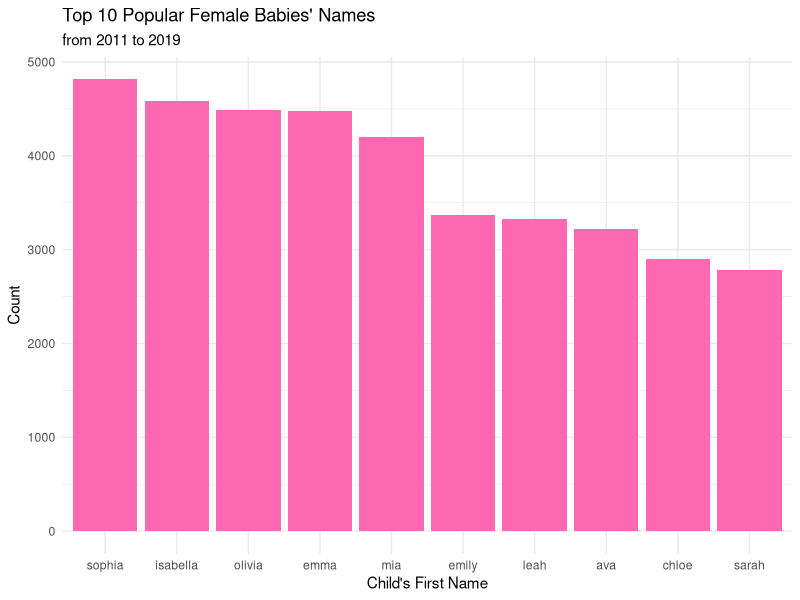
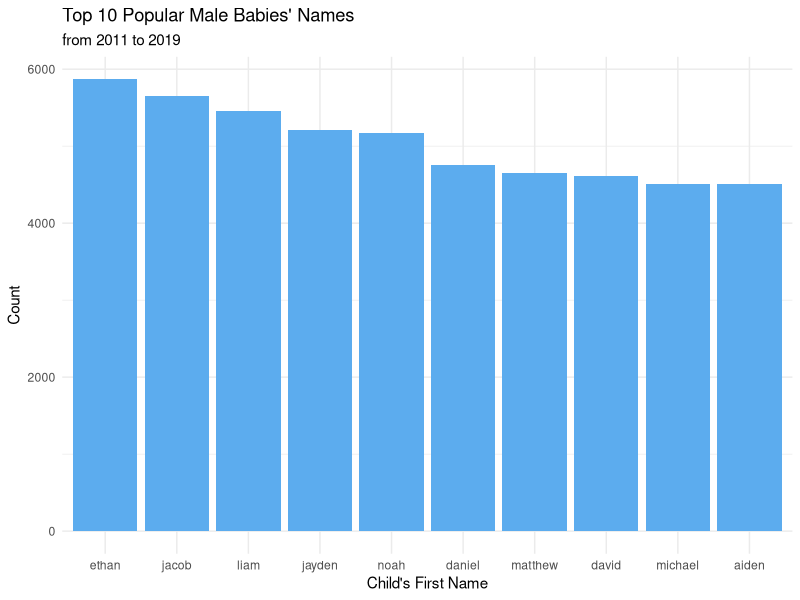
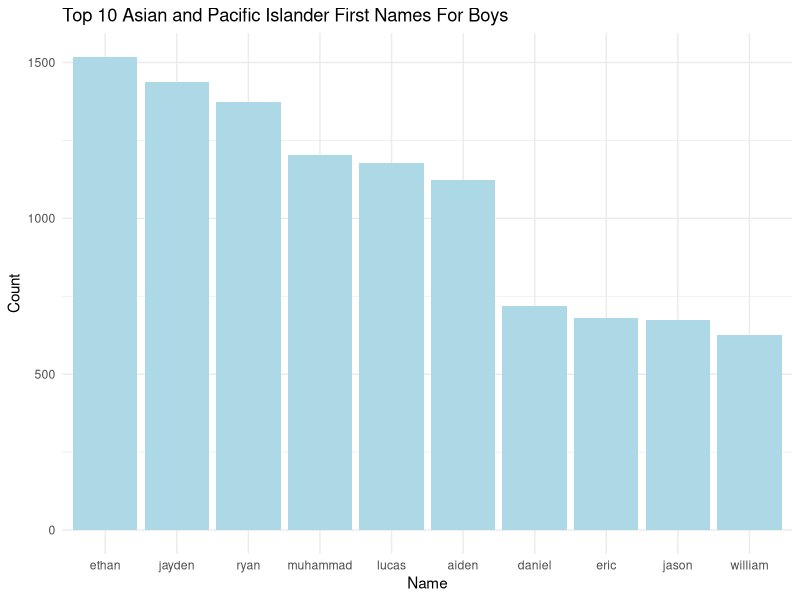
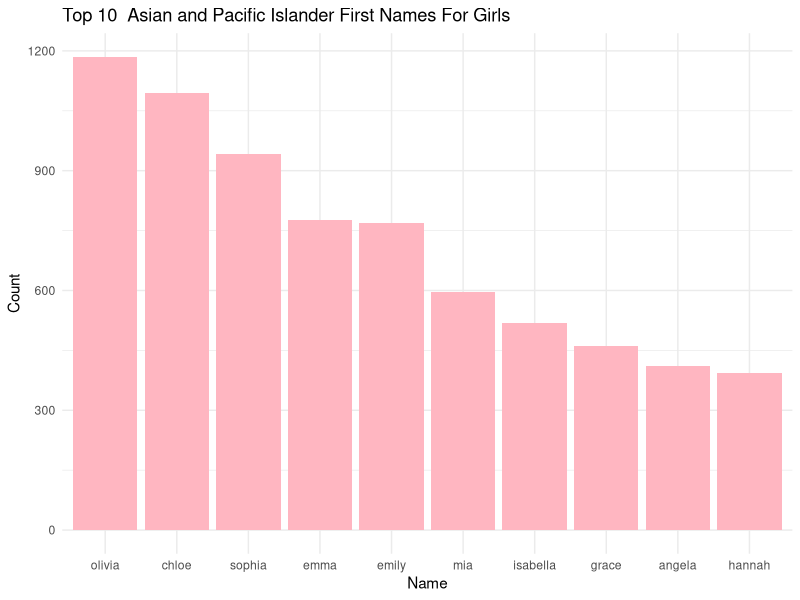
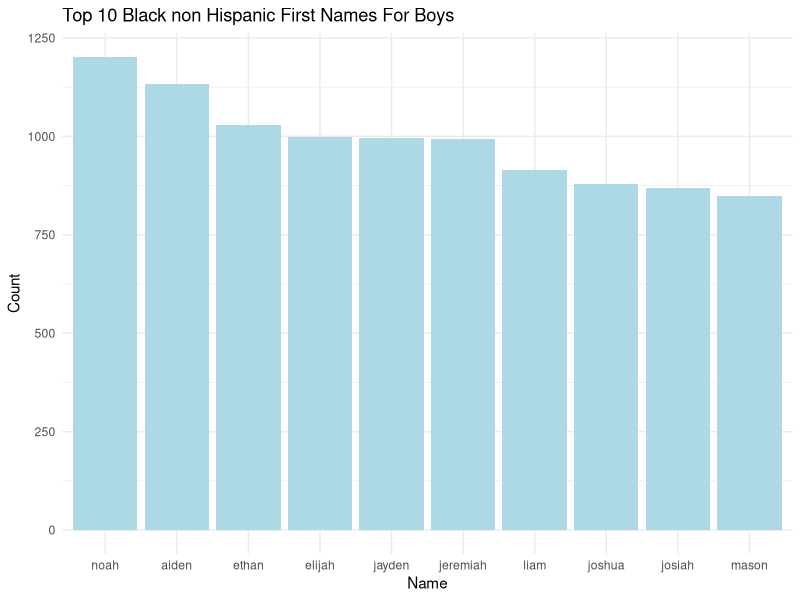
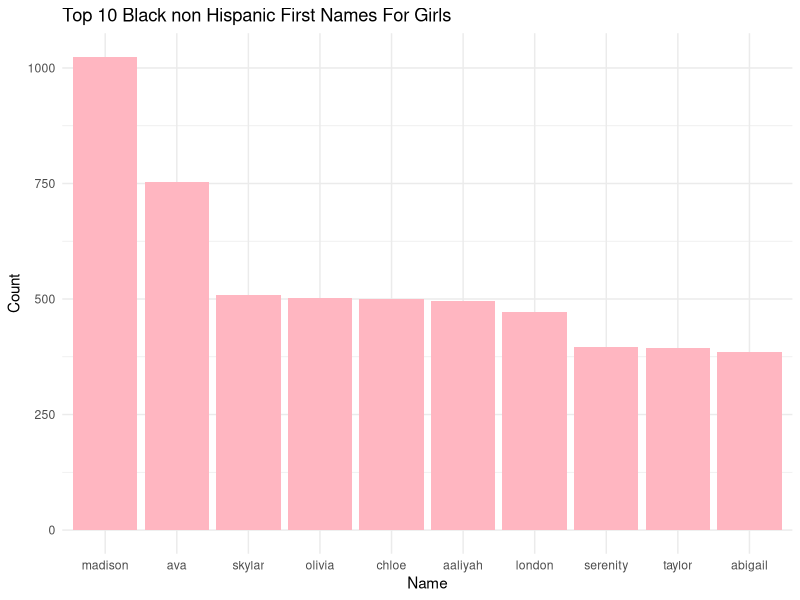
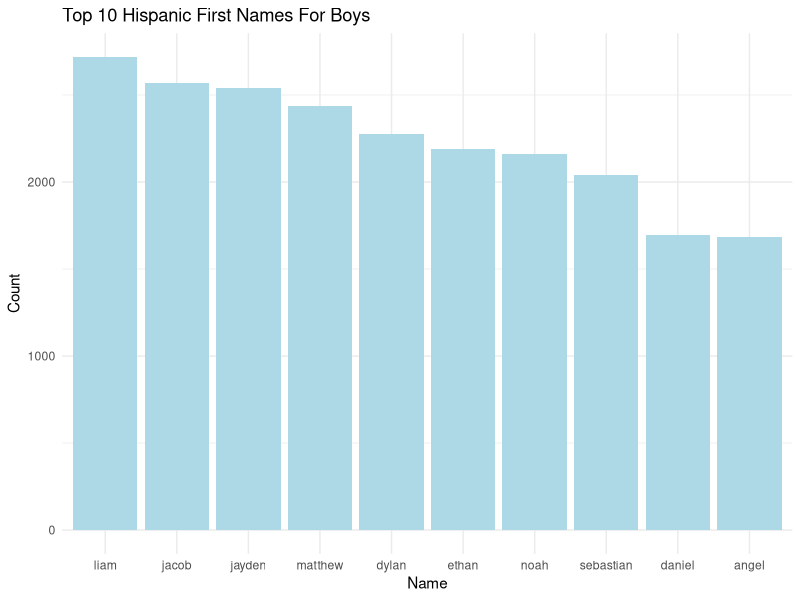
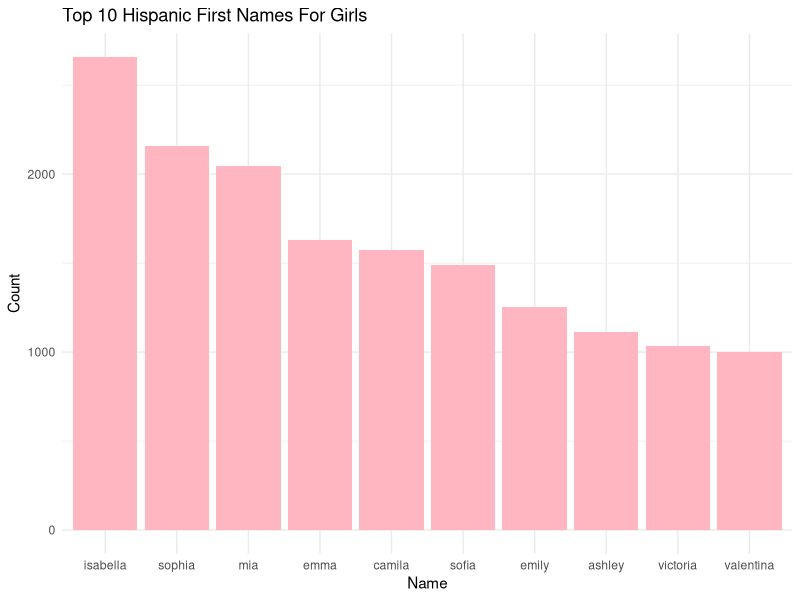

Here is the R script that generated these plots, in order:
## ---- chunk 1
BabyNames <- read.csv("Popular_Baby_Names.csv")
#colnames(BabyNames)
#str(BabyNames)


sum(is.na(BabyNames)) # check missing values; no missing values

library(dplyr)
# distinct this dataset; remove the repeated rows based on X element 


BabyNames$Child.s.First.Name <- tolower(BabyNames$Child.s.First.Name)

# Using unique function to get 
babynames<- unique(BabyNames) # remove the repeated rows; 

# combine the ethnic groups b/c they have the same meaning
modified_data <- babynames %>% mutate(Ethnicity = recode(Ethnicity, "BLACK NON HISP" = "BLACK NON HISPANIC" ,
                                                      "ASIAN AND PACI" = "ASIAN AND PACIFIC ISLANDER",
                                                      "WHITE NON HISP" = "WHITE NON HISPANIC" )) 

# check the result; there are total 4 levels in the ethnic groups
#M_data1 <- modified_data %>% group_by(Ethnicity) %>% count()
#M_data2 <- modified_data %>% group_by(Ethnicity, Gender) %>% count()
## ---- chunk 2
#| echo: false

# select top 10 female's names
vf_data <- modified_data %>% 
  filter(Gender == "FEMALE") %>% 
  group_by(Child.s.First.Name, Gender) %>% 
  summarise(freq = sum (Count),  .groups = "drop") %>% 
  arrange(desc(freq)) %>% head(10)

# select top 10 male's names
vm_data <- modified_data %>% 
  filter(Gender == "MALE") %>% 
  group_by(Child.s.First.Name, Gender) %>%
  summarise(freq = sum(Count), .groups = "drop") %>% 
  arrange(desc(freq)) %>% 
  head(10)
## ---- chunk 3
#| label: fig-genders1
#| fig-width: 8
#| fig-height: 4 # Change the figure dimensions using fig-width/height
#| out-width: 80% # This changes the size of the figure as rendered in the text. 
#| fig-cap: "This figure shows the top 10 first names for males and females."
#| echo: false

library(ggplot2)

vf_data$Child.s.First.Name <-factor(vf_data$Child.s.First.Name, levels = vf_data$Child.s.First.Name) 

ggplot(data=vf_data, aes(x= Child.s.First.Name, y=freq)) +
  geom_bar(stat="identity", fill = 'hotpink') +
  theme(axis.text.x = element_text(angle =45, hjust = 1)) +
  labs(title = "Top 10 Popular Female Babies' Names", 
       subtitle = "from 2011 to 2019", 
       x = "Child's First Name", 
       y = "Count") + 
    theme_minimal()

vm_data$Child.s.First.Name <-factor(vm_data$Child.s.First.Name, levels = vm_data$Child.s.First.Name) 

ggplot(data=vm_data, aes(x= Child.s.First.Name, y=freq)) +
  geom_bar(stat="identity", fill = 'steelblue2') +
  theme(axis.text.x = element_text(angle =45, hjust = 1)) +
  labs(title = "Top 10 Popular Male Babies' Names", 
       subtitle = "from 2011 to 2019", 
       x = "Child's First Name", 
       y = "Count") + 
    theme_minimal()
## ---- chunk 4
#| echo: false

# top 10 names in ethnic group of API between Males and Females
em1_data <- modified_data %>% select('Ethnicity', 'Gender' , 'Child.s.First.Name', 'Count') %>% filter(Ethnicity == "ASIAN AND PACIFIC ISLANDER" & Gender == "MALE") %>% group_by(Child.s.First.Name) %>% summarise(freqM_API = sum(Count), .groups = "drop") %>% arrange(desc(freqM_API)) %>% head(n=10)

ef1_data <- modified_data %>% select('Ethnicity', 'Gender' , 'Child.s.First.Name', 'Count') %>% filter(Ethnicity == "ASIAN AND PACIFIC ISLANDER", Gender == "FEMALE") %>% group_by(Child.s.First.Name) %>% summarise(freqF_API = sum(Count)) %>% arrange(desc(freqF_API)) %>% slice_head(n=10)


# top 10 names in ethnic group of BNH between Males and Females
em2_data <- modified_data %>% select('Ethnicity', 'Gender' , 'Child.s.First.Name', 'Count') %>% filter(Ethnicity == "BLACK NON HISPANIC", Gender == "MALE") %>% group_by(Child.s.First.Name) %>% summarise(freqM_BNH = sum(Count)) %>% arrange(desc(freqM_BNH)) %>% slice_head(n=10)

ef2_data <- modified_data %>% select('Ethnicity', 'Gender' , 'Child.s.First.Name', 'Count') %>% filter(Ethnicity == "BLACK NON HISPANIC", Gender == "FEMALE") %>% group_by(Child.s.First.Name) %>% summarise(freqF_BNH = sum(Count)) %>% arrange(desc(freqF_BNH)) %>% slice_head(n=10)

# top 10 names in ethnic group of H between Males and Females
em3_data <- modified_data %>% select('Ethnicity', 'Gender' , 'Child.s.First.Name', 'Count') %>% filter(Ethnicity == "HISPANIC", Gender == "MALE") %>% group_by(Child.s.First.Name) %>% summarise(freqM_H = sum(Count)) %>% arrange(desc(freqM_H)) %>% slice_head(n=10)

ef3_data <- modified_data %>% select('Ethnicity', 'Gender' , 'Child.s.First.Name', 'Count') %>% filter(Ethnicity == "HISPANIC", Gender == "FEMALE") %>% group_by(Child.s.First.Name) %>% summarise(freqF_H = sum(Count)) %>% arrange(desc(freqF_H)) %>% slice_head(n=10)

# top 10 names in ethnic group of WNH between Males and Females
em4_data <- modified_data %>% select('Ethnicity', 'Gender' , 'Child.s.First.Name', 'Count') %>% filter(Ethnicity == "WHITE NON HISPANIC", Gender == "MALE") %>% group_by(Child.s.First.Name) %>% summarise(freqM_WNH = sum(Count)) %>% arrange(desc(freqM_WNH)) %>% slice_head(n=10)

ef4_data <- modified_data %>% select('Ethnicity', 'Gender' , 'Child.s.First.Name', 'Count') %>% filter(Ethnicity == "WHITE NON HISPANIC", Gender == "FEMALE") %>% group_by(Child.s.First.Name) %>% summarise(freqF_WNH = sum(Count)) %>% arrange(desc(freqF_WNH)) %>% slice_head(n=10)

## ---- chunk 5
#| label: fig-genders2
#| fig-width: 8
#| fig-height: 4 # Change the figure dimensions using fig-width/height
#| out-width: 80% # This changes the size of the figure as rendered in the text. 
#| fig-cap: "This figure shows top 10 popular Asian and Pacific Islander boys names"
#| echo: false


# display in ordered by count
em1_data$Child.s.First.Name <-factor(em1_data$Child.s.First.Name, levels = em1_data$Child.s.First.Name) 

ggplot(data = em1_data, aes(x = Child.s.First.Name, y = freqM_API)) + 
  geom_bar(stat = "identity", fill = 'lightblue') +  
  theme(axis.text.x = element_text(angle = 45, hjust = 1)) + 
  labs(title = "Top 10 Asian and Pacific Islander First Names For Boys",
       x = "Name",
       y = "Count") + 
      theme_minimal()
## ---- chunk 6
#| label: fig-genders3
#| fig-width: 8
#| fig-height: 4 # Change the figure dimensions using fig-width/height
#| out-width: 80% # This changes the size of the figure as rendered in the text. 
#| fig-cap: "This figure shows top 10 popular Asian and Pacific Islander girls names"
#| echo: false


# display in ordered by count
ef1_data$Child.s.First.Name <-factor(ef1_data$Child.s.First.Name, levels = ef1_data$Child.s.First.Name) 

ggplot(data = ef1_data, aes(x = Child.s.First.Name, y = freqF_API)) + 
  geom_bar(stat = "identity", fill = 'lightpink') +  
  theme(axis.text.x = element_text(angle = 45, hjust = 1)) + 
  labs(title = "Top 10  Asian and Pacific Islander First Names For Girls",
       x = "Name",
       y = "Count") + 
      theme_minimal()
## ---- chunk 7
#| label: fig-genders4
#| fig-width: 8
#| fig-height: 4 # Change the figure dimensions using fig-width/height
#| out-width: 80% # This changes the size of the figure as rendered in the text. 
#| fig-cap: "This figure shows top 10 popular Black non Hispanic boys names"
#| echo: false


# display in ordered by count
em2_data$Child.s.First.Name <-factor(em2_data$Child.s.First.Name, levels = em2_data$Child.s.First.Name) 

ggplot(data = em2_data, aes(x = Child.s.First.Name, y = freqM_BNH)) + 
  geom_bar(stat = "identity", fill = 'lightblue') +  
  theme(axis.text.x = element_text(angle = 45, hjust = 1)) + 
  labs(title = "Top 10 Black non Hispanic First Names For Boys",
       x = "Name",
       y = "Count") + 
      theme_minimal()
## ---- chunk 8
#| label: fig-genders5
#| fig-width: 8
#| fig-height: 4 # Change the figure dimensions using fig-width/height
#| out-width: 80% # This changes the size of the figure as rendered in the text. 
#| fig-cap: "This figure shows top 10 popular Black non Hispanic girls names"
#| echo: false

# display in ordered by count
ef2_data$Child.s.First.Name <-factor(ef2_data$Child.s.First.Name, levels = ef2_data$Child.s.First.Name) 

ggplot(data = ef2_data, aes(x = Child.s.First.Name, y = freqF_BNH)) + 
  geom_bar(stat = "identity", fill = 'lightpink') +  
  theme(axis.text.x = element_text(angle = 45, hjust = 1)) + 
  labs(title = "Top 10 Black non Hispanic First Names For Girls",
       x = "Name",
       y = "Count") + 
      theme_minimal()
## ---- chunk 9
#| label: fig-genders6
#| fig-width: 8
#| fig-height: 4 # Change the figure dimensions using fig-width/height
#| out-width: 80% # This changes the size of the figure as rendered in the text. 
#| fig-cap: "This figure shows top 10 popular Hispanic boys names"
#| echo: false


# display in ordered by count
em3_data$Child.s.First.Name <-factor(em3_data$Child.s.First.Name, levels = em3_data$Child.s.First.Name) 

ggplot(data = em3_data, aes(x = Child.s.First.Name, y = freqM_H)) + 
  geom_bar(stat = "identity", fill = 'lightblue') +  
  theme(axis.text.x = element_text(angle = 45, hjust = 1)) + 
  labs(title = "Top 10 Hispanic First Names For Boys",
       x = "Name",
       y = "Count") + 
      theme_minimal()
## ---- chunk 10
#| label: fig-genders7
#| fig-width: 8
#| fig-height: 4 # Change the figure dimensions using fig-width/height
#| out-width: 80% # This changes the size of the figure as rendered in the text. 
#| fig-cap: "This figure shows top 10 popular Hispanic girls names"
#| echo: false


# display in ordered by count
ef3_data$Child.s.First.Name <-factor(ef3_data$Child.s.First.Name, levels = ef3_data$Child.s.First.Name) 

ggplot(data = ef3_data, aes(x = Child.s.First.Name, y = freqF_H)) + 
  geom_bar(stat = "identity", fill = 'lightpink') +  
  theme(axis.text.x = element_text(angle = 45, hjust = 1)) + 
  labs(title = "Top 10 Hispanic First Names For Girls",
       x = "Name",
       y = "Count") + 
      theme_minimal()
## ---- chunk 11
#| label: fig-genders8
#| fig-width: 8
#| fig-height: 4 # Change the figure dimensions using fig-width/height
#| out-width: 80% # This changes the size of the figure as rendered in the text. 
#| fig-cap: "This figure shows top 10 popular White Non Hispanic boys names"
#| echo: false

# display in ordered by count
em4_data$Child.s.First.Name <-factor(em4_data$Child.s.First.Name, levels = em4_data$Child.s.First.Name) 

ggplot(data = em4_data, aes(x = Child.s.First.Name, y = freqM_WNH)) + 
  geom_bar(stat = "identity", fill = 'lightblue') +  
  theme(axis.text.x = element_text(angle = 45, hjust = 1)) + 
  labs(title = "Top 10 White Non Hispanic First Names For Boys",
       x = "Name",
       y = "Count") + 
      theme_minimal()
## ---- chunk 12
#| label: fig-genders9
#| fig-width: 8
#| fig-height: 4 # Change the figure dimensions using fig-width/height
#| out-width: 80% # This changes the size of the figure as rendered in the text. 
#| fig-cap: "This figure shows top 10 White Non Hispanic girls names"
#| echo: false


# display in ordered by count
ef4_data$Child.s.First.Name <-factor(ef4_data$Child.s.First.Name, levels = ef4_data$Child.s.First.Name) 

ggplot(data = ef4_data, aes(x = Child.s.First.Name, y = freqF_WNH)) + 
  geom_bar(stat = "identity", fill = 'lightpink') +  
  theme(axis.text.x = element_text(angle = 45, hjust = 1)) + 
  labs(title = "Top 10 White Non Hispanic First Names For Girls",
       x = "Name",
       y = "Count") + 
      theme_minimal()
## ---- chunk 13
#| echo: false

library(dplyr)

# develop merge of males between 2 ethnic groups
inner_M1 <- inner_join(em1_data, em3_data, by = "Child.s.First.Name")
inner_M2 <- inner_join(em2_data, em4_data, by = "Child.s.First.Name") 
inner_M2 # no common result; why? different culture

# expand dataset with top 20 names
em22_data <- modified_data %>% select('Ethnicity', 'Gender' , 'Child.s.First.Name', 'Count') %>% filter(Ethnicity == "BLACK NON HISPANIC", Gender == "MALE") %>% group_by(Child.s.First.Name) %>% summarise(freqM_BNH = sum(Count)) %>% arrange(desc(freqM_BNH)) %>% slice_head(n=20)

em44_data <- modified_data %>% select('Ethnicity', 'Gender' , 'Child.s.First.Name', 'Count') %>% filter(Ethnicity == "WHITE NON HISPANIC", Gender == "MALE") %>% group_by(Child.s.First.Name) %>% summarise(freqM_WNH = sum(Count)) %>% arrange(desc(freqM_WNH)) %>% slice_head(n=20)


inner_M22 <- inner_join(em22_data, em44_data, by = "Child.s.First.Name")
inner_M22 # luckily, we get common results but the culture plays an important role in names

####---------------------------------------------------------------------------------------------####

# develop merge of female between 2 ethnic groups
inner_F1 <- inner_join(ef1_data, ef3_data, by = "Child.s.First.Name")
inner_F2 <- inner_join(ef2_data, ef4_data, by = "Child.s.First.Name")
inner_F2 # only one common names

ef22_data <- modified_data %>% select('Ethnicity', 'Gender' , 'Child.s.First.Name', 'Count') %>% filter(Ethnicity == "BLACK NON HISPANIC", Gender == "FEMALE") %>% group_by(Child.s.First.Name) %>% summarise(freqF_BNH = sum(Count)) %>% arrange(desc(freqF_BNH)) %>% slice_head(n=20)

ef44_data <- modified_data %>% select('Ethnicity', 'Gender' , 'Child.s.First.Name', 'Count') %>% filter(Ethnicity == "WHITE NON HISPANIC", Gender == "FEMALE") %>% group_by(Child.s.First.Name) %>% summarise(freqF_WNH = sum(Count)) %>% arrange(desc(freqF_WNH)) %>% slice_head(n=20)

inner_F22 <- inner_join(ef22_data, ef44_data, by = "Child.s.First.Name")
inner_F22 # Again, cultures difference 

####-----------------------------------------------------------------------####
## ---- chunk 14
#| echo: false

# expand dataset with top 50 names
em50_BNH_data <- modified_data %>% select('Ethnicity', 'Gender' , 'Child.s.First.Name', 'Count') %>% filter(Ethnicity == "BLACK NON HISPANIC", Gender == "MALE") %>% group_by(Child.s.First.Name) %>% summarise(freqM_BNH = sum(Count)) %>% arrange(desc(freqM_BNH)) %>% slice_head(n=50)

em50_WNP_data <- modified_data %>% select('Ethnicity', 'Gender' , 'Child.s.First.Name', 'Count') %>% filter(Ethnicity == "WHITE NON HISPANIC", Gender == "MALE") %>% group_by(Child.s.First.Name) %>% summarise(freqM_WNH = sum(Count)) %>% arrange(desc(freqM_WNH)) %>% slice_head(n=50)


inner_M50 <- inner_join(em50_BNH_data, em50_WNP_data, by = "Child.s.First.Name")
inner_M50 # more common names but not too much

####---------------------------------------------------------------------------------------------####


ef50_BNH_data <- modified_data %>% select('Ethnicity', 'Gender' , 'Child.s.First.Name', 'Count') %>% filter(Ethnicity == "BLACK NON HISPANIC", Gender == "FEMALE") %>% group_by(Child.s.First.Name) %>% summarise(freqF_BNH = sum(Count)) %>% arrange(desc(freqF_BNH)) %>% slice_head(n=50)

ef50_WNH_data <- modified_data %>% select('Ethnicity', 'Gender' , 'Child.s.First.Name', 'Count') %>% filter(Ethnicity == "WHITE NON HISPANIC", Gender == "FEMALE") %>% group_by(Child.s.First.Name) %>% summarise(freqF_WNH = sum(Count)) %>% arrange(desc(freqF_WNH)) %>% slice_head(n=50)

inner_F50 <- inner_join(ef50_BNH_data, ef50_WNH_data, by = "Child.s.First.Name")
inner_F50 # Again, cultures difference 

####-----------------------------------------------------------------------####
## ---- chunk 15
#| label: fig-ethnic1
#| fig-width: 8
#| fig-height: 4 
#| out-width: 80%  
#| fig-cap: "This figure shows common names for Asian Pacific Islander and Hispanic (MALES)"
#| echo: false

library(reshape2)
melt_M1 <- melt(inner_M1, id.vars = 'Child.s.First.Name')
melt_M1$variable <- as.character(melt_M1$variable )
melt_M1$variable <- gsub('freqM_API', 'Asian Pacific Islander - Male', melt_M1$variable)
melt_M1$variable <- gsub('freqM_H', 'Hispanic - Male', melt_M1$variable)

ggplot(data = melt_M1, aes(x = Child.s.First.Name, y = value, fill = variable)) + 
  geom_bar(stat = "identity", position = position_dodge()) +  
  theme(axis.text.x = element_text(angle = 45, hjust = 1)) +  
  labs(title = "Common Males Frist Name Between Asian Pacific Islander and Hispanic",
        subtitle = "within top 10", 
       x = "Name",
       y = "Frequency",
       fill = "Ethnic Group")+
  theme_minimal()

## ---- chunk 16
#| label: fig-ethnic2
#| fig-width: 8
#| fig-height: 4 
#| out-width: 80%  
#| fig-cap: "This figure shows common names for Black non-Hispanic and White non-Hispanic (MALES) top 20"
#| echo: false


melt_M22 <- melt(inner_M22, id.vars = 'Child.s.First.Name')
melt_M22$variable <- as.character(melt_M22$variable )
melt_M22$variable <- gsub('freqM_BNH', 'Black non-Hispanic - Male', melt_M22$variable)
melt_M22$variable <- gsub('freqM_WNH', 'White non-Hispanic - Male', melt_M22$variable)

ggplot(data = melt_M22, aes(x = Child.s.First.Name, y = value, fill = variable)) + 
  geom_bar(stat = "identity", position = position_dodge()) +  
  theme(axis.text.x = element_text(angle = 45, hjust = 1)) +  
  labs(title = "Common Males Frist Name Between Black non-Hispanic and White non-Hispanic",
        subtitle = "within top 20", 
       x = "Name",
       y = "Frequency",
       fill = "Ethnic Group")+
  theme_minimal()

## ---- chunk 17
#| label: fig-ethnic3
#| fig-width: 8
#| fig-height: 4 
#| out-width: 80%  
#| fig-cap: "This figure shows common names for Asian Pacific Islander and Hispanic (FEMALES)"
#| echo: false


inner_F1 <- melt(inner_F1, id.vars = 'Child.s.First.Name')
inner_F1$variable <- as.character(inner_F1$variable )
inner_F1$variable <- gsub('freqF_API', 'Asian Pacific Islander - Female', inner_F1$variable)
inner_F1$variable <- gsub('freqF_H', 'Hispanic - Female', inner_F1$variable)

ggplot(data = inner_F1, aes(x = Child.s.First.Name, y = value, fill = variable)) + 
  geom_bar(stat = "identity", position = position_dodge()) +  
  theme(axis.text.x = element_text(angle = 45, hjust = 1)) +  
  labs(title = "Common Female Frist Name Between Asian Pacific Islander and Hispanic",
        subtitle = "within top 10", 
       x = "Name",
       y = "Frequency",
       fill = "Ethnic Group") +
  theme_minimal()
## ---- chunk 18
#| label: fig-ethnic4
#| fig-width: 8
#| fig-height: 4 
#| out-width: 80%  
#| fig-cap: "This figure shows common names for Black non-Hispanic and White non-Hispanic (FEMALES)" 
#| echo: false


melt_F2 <- melt(inner_F2, id.vars = 'Child.s.First.Name')
melt_F2$variable <- as.character(melt_F2$variable )
melt_F2$variable <- gsub('freqF_BNH', 'Black non-Hispanic - Female', melt_F2$variable)
melt_F2$variable <- gsub('freqF_WNH', 'White non-Hispanic - Female', melt_F2$variable)

ggplot(data = melt_F2, aes(x = Child.s.First.Name, y = value, fill = variable)) + 
  geom_bar(stat = "identity", position = position_dodge()) +  
  theme(axis.text.x = element_text(angle = 45, hjust = 1)) +  
  labs(title = "Common Females Frist Name Between Black non-Hispanic and White non-Hispanic",
        subtitle = "within top 10", 
       x = "Name",
       y = "Frequency",
       fill = "Ethnic Group")+
  theme_minimal()

## ---- chunk 19
#| label: fig-ethnic5
#| fig-width: 8
#| fig-height: 4 
#| out-width: 80%  
#| fig-cap: "This figure shows common names for Black non-Hispanic and White non-Hispanic (FEMALES) top 20"
#| echo: false


melt_F22 <- melt(inner_F22, id.vars = 'Child.s.First.Name')
melt_F22$variable <- as.character(melt_F22$variable )
melt_F22$variable <- gsub('freqF_BNH', 'Black non-Hispanic - Female', melt_F22$variable)
melt_F22$variable <- gsub('freqF_WNH', 'White non-Hispanic - Female', melt_F22$variable)

ggplot(data = melt_F22, aes(x = Child.s.First.Name, y = value, fill = variable)) + 
  geom_bar(stat = "identity", position = position_dodge()) +  
  theme(axis.text.x = element_text(angle = 45, hjust = 1)) +  
  labs(title = "Common Females Frist Name Between Black non-Hispanic and White non-Hispanic",
        subtitle = "within top 20", 
       x = "Name",
       y = "Frequency",
       fill = "Ethnic Group")+
  theme_minimal()

## ---- chunk 20
#| echo: false

## Develop Unisex Name: merge males and females within the same ethnic groups 
em1_100_data <- modified_data %>% select('Ethnicity', 'Gender' , 'Child.s.First.Name', 'Count') %>% filter(Ethnicity == "ASIAN AND PACIFIC ISLANDER" & Gender == "MALE") %>% group_by(Child.s.First.Name) %>% summarise(freqM_API = sum(Count), .groups = "drop") %>% arrange(desc(freqM_API)) %>% head(n=1000)

ef1_100_data <- modified_data %>% select('Ethnicity', 'Gender' , 'Child.s.First.Name', 'Count') %>% filter(Ethnicity == "ASIAN AND PACIFIC ISLANDER", Gender == "FEMALE") %>% group_by(Child.s.First.Name) %>% summarise(freqF_API = sum(Count)) %>% arrange(desc(freqF_API)) %>% slice_head(n=1000)

inner_com1 <- inner_join(em1_100_data, ef1_100_data, by = "Child.s.First.Name")
# found 4 unisex names


em2_100_data <- modified_data %>% select('Ethnicity', 'Gender' , 'Child.s.First.Name', 'Count') %>% filter(Ethnicity == "BLACK NON HISPANIC", Gender == "MALE") %>% group_by(Child.s.First.Name) %>% summarise(freqM_BNH = sum(Count)) %>% arrange(desc(freqM_BNH)) %>% slice_head(n=1000)

ef2_100_data <- modified_data %>% select('Ethnicity', 'Gender' , 'Child.s.First.Name', 'Count') %>% filter(Ethnicity == "BLACK NON HISPANIC", Gender == "FEMALE") %>% group_by(Child.s.First.Name) %>% summarise(freqF_BNH = sum(Count)) %>% arrange(desc(freqF_BNH)) %>% slice_head(n=1000)

inner_com2 <- inner_join(em2_100_data, ef2_100_data, by = "Child.s.First.Name")
# no result

### selected 1000 to see whether there is unisex name; check M_data2 to each # of each gender or ethnic group
em3_100_data <- modified_data %>% select('Ethnicity', 'Gender' , 'Child.s.First.Name', 'Count') %>% filter(Ethnicity == "HISPANIC", Gender == "MALE") %>% group_by(Child.s.First.Name) %>% summarise(freqM_H = sum(Count)) %>% arrange(desc(freqM_H)) %>% slice_head(n=1000)

ef3_100_data <- modified_data %>% select('Ethnicity', 'Gender' , 'Child.s.First.Name', 'Count') %>% filter(Ethnicity == "HISPANIC", Gender == "FEMALE") %>% group_by(Child.s.First.Name) %>% summarise(freqF_H = sum(Count)) %>% arrange(desc(freqF_H)) %>% slice_head(n=1000)

inner_com3 <- inner_join(em3_100_data, ef3_100_data, by = "Child.s.First.Name")


em4_100_data <- modified_data %>% select('Ethnicity', 'Gender' , 'Child.s.First.Name', 'Count') %>% filter(Ethnicity == "WHITE NON HISPANIC", Gender == "MALE") %>% group_by(Child.s.First.Name) %>% summarise(freqM_WNH = sum(Count)) %>% arrange(desc(freqM_WNH)) %>% slice_head(n=1000)

ef4_100_data <- modified_data %>% select('Ethnicity', 'Gender' , 'Child.s.First.Name', 'Count') %>% filter(Ethnicity == "WHITE NON HISPANIC", Gender == "FEMALE") %>% group_by(Child.s.First.Name) %>% summarise(freqF_WNH = sum(Count)) %>% arrange(desc(freqF_WNH)) %>% slice_head(n=1000)

inner_com4 <- inner_join(em4_100_data, ef4_100_data, by = "Child.s.First.Name")

# Females Names
VF_data <- modified_data %>% 
  filter(Gender == "FEMALE") %>% 
  group_by(Child.s.First.Name, Gender) %>% 
  summarise(freq = sum (Count),  .groups = "drop") %>% 
  arrange(desc(freq))

# Males Names
VM_data <- modified_data %>% 
  filter(Gender == "MALE") %>% 
  group_by(Child.s.First.Name, Gender) %>%
  summarise(freq = sum(Count), .groups = "drop") %>% 
  arrange(desc(freq))

inner_COM <- inner_join(VF_data, VM_data, by = "Child.s.First.Name") %>% head(10)

###----------------------------------------------------------------------###

library(tidyr)
df_long <- pivot_longer(inner_COM, 
                        cols = c(freq.x, freq.y), 
                        names_to = "Gender", 
                        values_to = "Frequency",
                        names_prefix = "freq.")
df_long$Gender <- recode(df_long$Gender, 'x' = 'FEMALE', 'y' = 'MALE')
## ---- chunk 21
#| label: fig-combined
#| fig-width: 8
#| fig-height: 4 
#| out-width: 80%  
#| fig-cap: "This figure shows unisex names are used by both genders"
#| echo: false


ggplot(data = df_long, aes(x = Child.s.First.Name, y = Frequency, fill = Gender)) + 
  geom_bar(stat = "identity", position = position_dodge()) +  
  theme(axis.text.x = element_text(angle = 90, hjust = 1)) +  
  labs(title = "Unisex Names Frenquency by Gender",
       x = "Name",
       y = "Frequency",
       fill = "Gender")+
  theme_minimal()
## ---- chunk 22
#| echo: false

library(stringr)
# calculate the length of letter of each name
length_data <- modified_data %>% mutate(N.Length = str_count(Child.s.First.Name, "[A-Za-z]")) %>% mutate(T.length = Count * N.Length) 
# calculate the average number of letters in each year for males and females
avglength_data <- length_data  %>% group_by(Year.of.Birth, Gender) %>% 
  summarise(Avg.Letters = mean(N.Length, na.rm = TRUE), .groups = "drop") %>% 
  arrange(Year.of.Birth, Gender)
# calculate the average number of letters in each year for each ethnic groups
avglength_data_ethnic <- length_data  %>% group_by(Year.of.Birth, Ethnicity) %>% 
  summarise(Avg.Letters = mean(N.Length, na.rm = TRUE), .groups = "drop") %>% 
  arrange(Year.of.Birth, Ethnicity)

## ---- chunk 23
#| label: fig-AverageLength1
#| fig-width: 8
#| fig-height: 4 
#| out-width: 80%  
#| fig-cap: "This figure shows average length of babies' first name for female and male from 2011 to 2019"
#| echo: false


ggplot(data = avglength_data, aes(x = Year.of.Birth, y = Avg.Letters, color = Gender, group = Gender)) + 
  geom_line() +
  geom_point() +
  scale_x_continuous(breaks = seq(2011, 2019, by=1), limits = c(2011, 2019)) +
  labs(title = "Average Number of Letters in Babies' Name by Gender", 
       subtitle = "from 2011 to 2019", 
       x = "Year", 
       y = "Average Number of Letters") + 
    theme_minimal()
## ---- chunk 24
#| label: fig-AverageLength2
#| fig-width: 8
#| fig-height: 4 
#| out-width: 80%  
#| fig-cap: "This figure shows average length of babies' first name for different ethnic groups from 2011 to 2019"
#| echo: false


ggplot(data = avglength_data_ethnic, aes(x = Year.of.Birth, y = Avg.Letters, color = Ethnicity, group = Ethnicity)) + 
  geom_line() +
  geom_point() +
  scale_x_continuous(breaks = seq(2011, 2019, by=1), limits = c(2011, 2019)) +
  labs(title = "Average Number of Letters in Babies' Name by Ethnicity", 
       subtitle = "from 2011 to 2019", 
       x = "Year", 
       y = "Average Number of Letters") + 
    theme_minimal()
